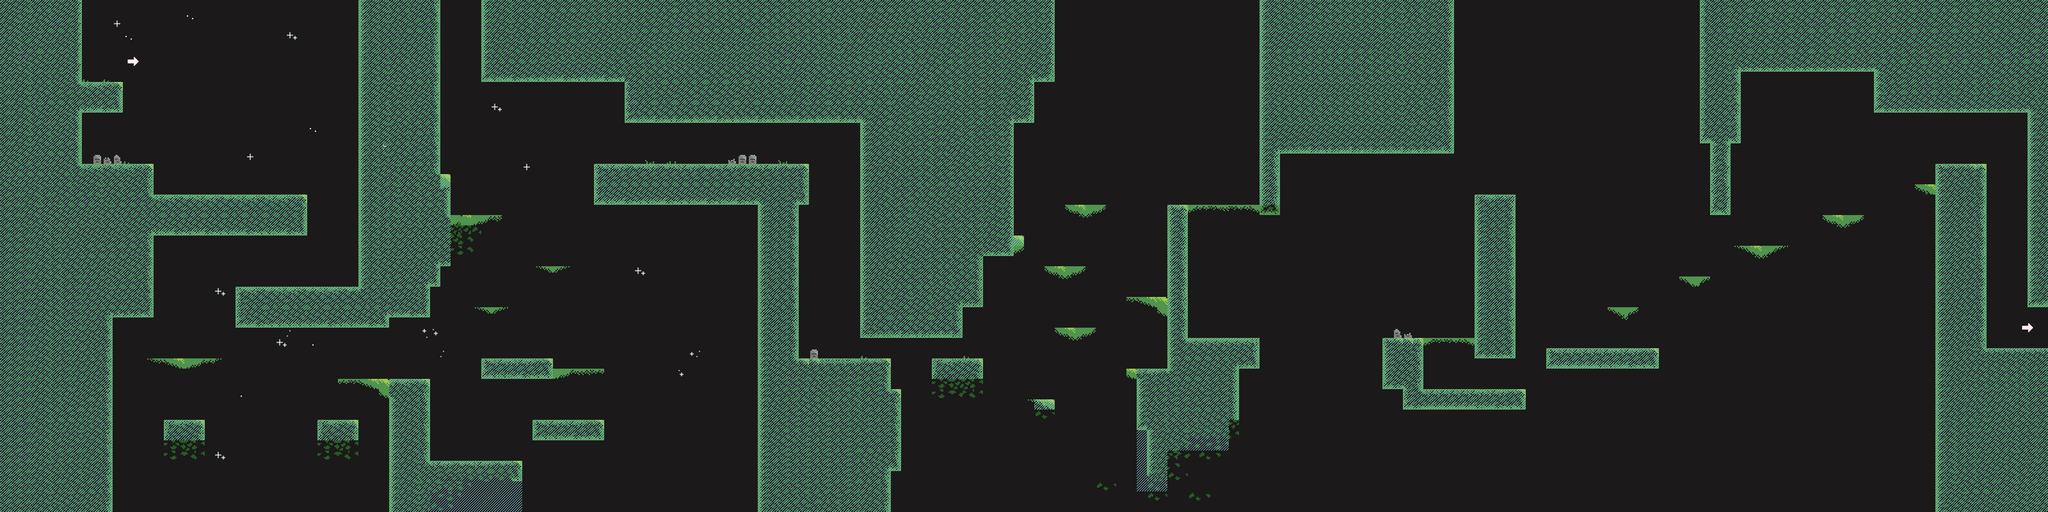

Rendered tile map (Tiled .tmx) drawn with the repository's tilesets; below, a short description and the map source with its tile grids summarised:
An orthogonal 200x50 tile map with 32x32 px tiles, 3 tile layers (Background, Platforms, Navigation), 1 hidden layer not drawn, 4 tilesets and 78 objects (48x solid, 17x platform, 8x coin, 3x enemy, 2x warp).

<map version="1.9" tiledversion="1.9.2" orientation="orthogonal" renderorder="right-down" compressionlevel="0" width="200" height="50" tilewidth="32" tileheight="32" infinite="0" nextlayerid="18" nextobjectid="203">
 <properties>
  <property name="startX" type="int" value="288" />
  <property name="startY" type="int" value="0" />
 </properties>
 <tileset firstgid="1" name="DarkTileset" tilewidth="32" tileheight="32" tilecount="702" columns="18">
  <image source="DarkTileset.png" width="576" height="1248" />
 </tileset>
 <tileset firstgid="703" name="Skull1" tilewidth="62" tileheight="60" tilecount="16" columns="4">
  <image source="Skull1.png" width="248" height="240" />
  <tile id="0">
   <properties>
    <property name="skull_still" value="" />
   </properties>
   <animation>
    <frame tileid="0" duration="90" />
    <frame tileid="1" duration="90" />
    <frame tileid="4" duration="90" />
    <frame tileid="5" duration="90" />
    <frame tileid="2" duration="90" />
    <frame tileid="8" duration="90" />
    <frame tileid="9" duration="90" />
    <frame tileid="6" duration="90" />
    <frame tileid="10" duration="90" />
    <frame tileid="3" duration="90" />
    <frame tileid="12" duration="90" />
    <frame tileid="13" duration="90" />
    <frame tileid="7" duration="90" />
    <frame tileid="14" duration="90" />
    <frame tileid="11" duration="90" />
    <frame tileid="15" duration="90" />
   </animation>
  </tile>
 </tileset>
 <tileset firstgid="719" name="Skeleton" tilewidth="58" tileheight="66" tilecount="5" columns="5">
  <image source="Skeleton.png" width="290" height="66" />
  <tile id="0">
   <properties>
    <property name="idle" value="" />
   </properties>
   <animation>
    <frame tileid="0" duration="150" />
    <frame tileid="1" duration="150" />
    <frame tileid="2" duration="150" />
    <frame tileid="1" duration="150" />
   </animation>
  </tile>
  <tile id="3">
   <properties>
    <property name="walk" value="" />
   </properties>
   <animation>
    <frame tileid="0" duration="150" />
    <frame tileid="3" duration="150" />
    <frame tileid="4" duration="150" />
    <frame tileid="3" duration="200" />
   </animation>
  </tile>
 </tileset>
 <tileset firstgid="724" name="Adventurer" tilewidth="92" tileheight="60" tilecount="21" columns="7">
  <image source="Adventurer2.png" width="644" height="180" />
  <tile id="0">
   <properties>
    <property name="idle" value="" />
   </properties>
   <animation>
    <frame tileid="0" duration="200" />
    <frame tileid="1" duration="200" />
    <frame tileid="2" duration="200" />
    <frame tileid="3" duration="200" />
   </animation>
  </tile>
  <tile id="4">
   <properties>
    <property name="crouch" value="" />
   </properties>
   <animation>
    <frame tileid="4" duration="200" />
    <frame tileid="5" duration="200" />
    <frame tileid="6" duration="200" />
    <frame tileid="7" duration="200" />
   </animation>
  </tile>
  <tile id="8">
   <properties>
    <property name="run" value="" />
   </properties>
   <animation>
    <frame tileid="8" duration="150" />
    <frame tileid="9" duration="150" />
    <frame tileid="10" duration="150" />
    <frame tileid="11" duration="150" />
    <frame tileid="12" duration="150" />
    <frame tileid="13" duration="150" />
   </animation>
  </tile>
  <tile id="14">
   <properties>
    <property name="jump" value="" />
   </properties>
   <animation>
    <frame tileid="14" duration="200" />
    <frame tileid="15" duration="200" />
   </animation>
  </tile>
  <tile id="16">
   <properties>
    <property name="fall" value="" />
   </properties>
   <animation>
    <frame tileid="16" duration="100" />
    <frame tileid="17" duration="100" />
   </animation>
  </tile>
  <tile id="18">
   <properties>
    <property name="dash" value="" />
   </properties>
   <animation>
    <frame tileid="18" duration="100" />
    <frame tileid="19" duration="100" />
    <frame tileid="20" duration="100" />
   </animation>
  </tile>
 </tileset>
 <layer id="12" name="Background" width="200" height="50">
  <properties>
   <property name="Speed" type="float" value="0.2" />
  </properties>
  <data>[10000 cells, 10000 non-empty, 9 distinct tile ids]</data>
 </layer>
 <layer id="14" name="Parallax" width="200" height="50" visible="0">
  <properties>
   <property name="Speed" type="float" value="0.4" />
  </properties>
  <data>[10000 cells, 560 non-empty, 22 distinct tile ids]</data>
 </layer>
 <layer id="16" name="Platforms" width="200" height="50">
  <properties>
   <property name="Speed" type="float" value="1" />
  </properties>
  <data>[10000 cells, 3705 non-empty, 123 distinct tile ids]</data>
 </layer>
 <layer id="17" name="Navigation" width="200" height="50">
  <properties>
   <property name="Navigation" type="bool" value="true" />
   <property name="Speed" type="float" value="1" />
  </properties>
  <data>[10000 cells, 3552 non-empty, 1 distinct tile ids]</data>
 </layer>
 <objectgroup id="15" name="Colliders" opacity="0.17">
  <object id="108" name="Ground" class="solid" x="0" y="512" width="480" height="480" />
  <object id="109" name="Ground" class="solid" x="0" y="0" width="256" height="512" />
  <object id="110" name="Ground" class="solid" x="480" y="608" width="480" height="128" />
  <object id="111" name="Ground" class="solid" x="736" y="896" width="480" height="128" />
  <object id="112" name="Ground" class="solid" x="0" y="992" width="352" height="608" />
  <object id="113" name="Ground" class="solid" x="992" y="1312" width="128" height="64" />
  <object id="117" name="Platform" class="platform" x="480" y="1120" width="194.001" height="31.3333" />
  <object id="118" name="Ground" class="solid" x="512" y="1312" width="128" height="64" />
  <object id="119" name="Platform" class="platform" x="1056" y="1184" width="160" height="31.3333" />
  <object id="120" name="Ground" class="solid" x="1120" y="0" width="256" height="896" />
  <object id="121" name="Ground" class="solid" x="1216" y="896" width="128" height="96" />
  <object id="122" name="Ground" class="solid" x="1216" y="1184" width="128" height="416" />
  <object id="123" name="Ground" class="solid" x="1504" y="1120" width="224" height="64" />
  <object id="124" name="Ground" class="solid" x="1344" y="1440" width="288" height="64" />
  <object id="125" name="Ground" class="solid" x="1664" y="1312" width="224" height="64" />
  <object id="126" name="Platform" class="platform" x="1728" y="1152" width="160" height="31.3333" />
  <object id="127" name="Platform" class="platform" x="1504" y="960" width="64" height="31.3333" />
  <object id="128" name="Platform" class="platform" x="1696" y="832" width="64" height="31.3333" />
  <object id="129" name="Platform" class="platform" x="1408" y="672" width="160" height="31.3333" />
  <object id="130" name="Ground" class="solid" x="1376" y="544" width="32" height="288" />
  <object id="131" name="Warp" class="warp" x="6336" y="960" width="64" height="128">
   <properties>
    <property name="MapToLoad" value="Dark_Map.tmx" />
   </properties>
  </object>
  <object id="132" name="Ground" class="solid" x="1856" y="512" width="672" height="128" />
  <object id="133" name="Ground" class="solid" x="1952" y="256" width="1280" height="128" />
  <object id="134" name="Ground" class="solid" x="2688" y="384" width="384" height="576" />
  <object id="135" name="Ground" class="solid" x="2368" y="640" width="128" height="480" />
  <object id="136" name="Ground" class="solid" x="2496" y="1133.33" width="192" height="466.667" />
  <object id="137" name="Ground" class="solid" x="2688" y="960" width="320" height="96" />
  <object id="138" name="Ground" class="solid" x="2912" y="1120" width="160" height="64" />
  <object id="139" name="Ground" class="solid" x="2784" y="1216" width="32" height="256" />
  </objectgroup>
</map>
<!-- 49 of 78 objects omitted -->
